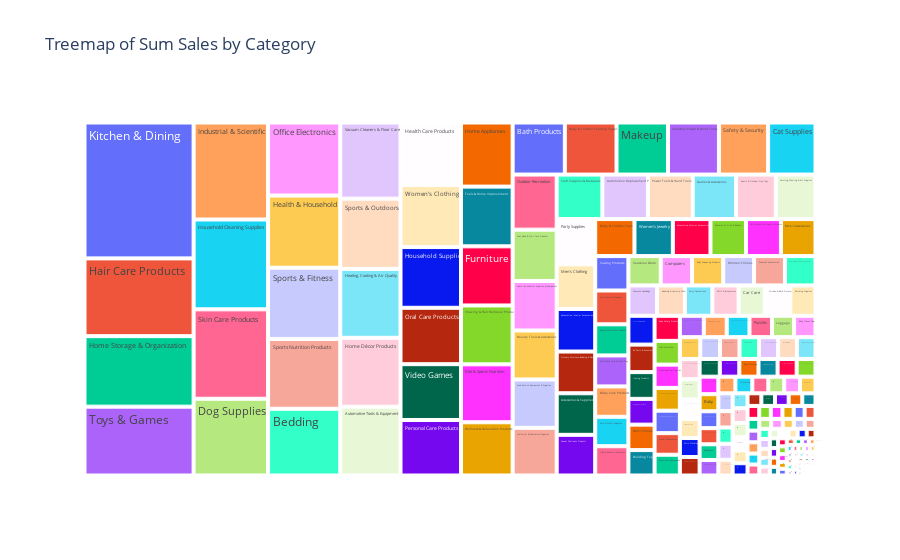

Notebook code cell kept with this figure:
### Code cell
amazon_data = amazon_treemap

fig = px.treemap(
    amazon_data,
    path=["Category"],
    values="Sum Sales",
    title="Treemap of Sum Sales by Category"
)

fig.show()

### Figure 1 — Plotly figure (JSON) as saved in the notebook; plotly's stock layout.template omitted (floating-point values rounded to 4 significant figures; data arrays with more than 128 entries replaced by an {"elided": "..."} marker saying what was removed)
{"data": [{"branchvalues": "total", "domain": {"x": [0, 1], "y": [0, 1]}, "hovertemplate": "labels=%{label}<br>Sum Sales=%{value}<br>parent=%{parent}<br>id=%{id}<extra></extra>", "ids": {"elided": "248 str values"}, "labels": {"elided": "248 str values"}, "name": "", "parents": {"elided": "248 str values"}, "type": "treemap", "values": {"elided": "248 float values"}}], "layout": {"legend": {"tracegroupgap": 0}, "title": {"text": "Treemap of Sum Sales by Category"}}}
